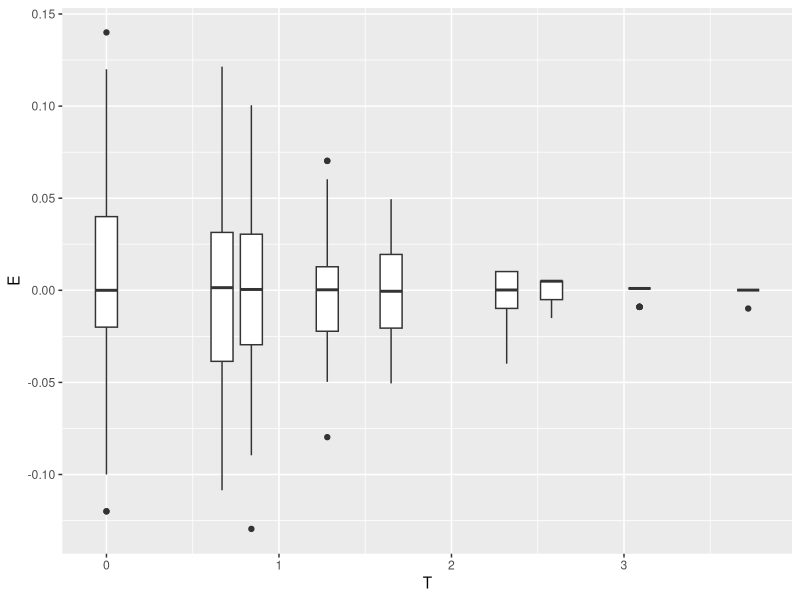
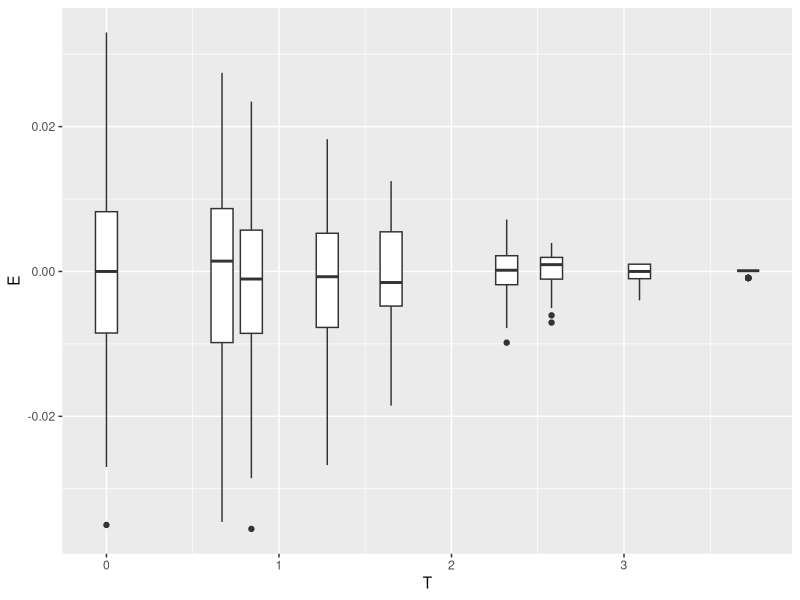
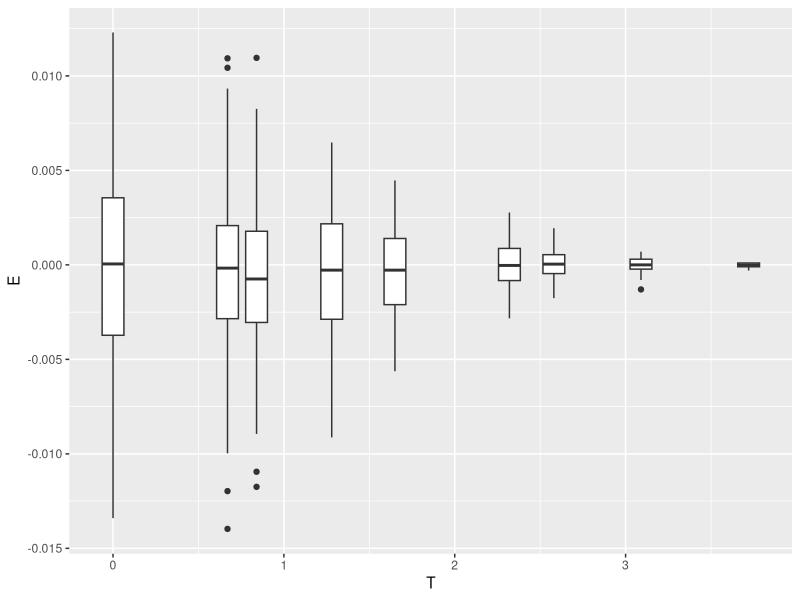

Reproduce these figures in R, in order.
#计算真值
t=c(0,0.67,0.84,1.28,1.65,2.32,2.58,3.09,3.72)
(true=pnorm(t))
#n=100次时
n1=100
(x1=c(0,0,0,0,0,0,0,0,0))
(y1=c(rnorm(n1,mean=0,sd=1)))
for(i in 1:9){
  a=0
  for(j in 1:n1){
    if(y1[j]<=t[i]){a=a+1}
  }
  x1[i]=a/n1
}

#n=1000时
n2=1000
(x2=c(0,0,0,0,0,0,0,0,0))
(y2=c(rnorm(n2,mean=0,sd=1)))
for(i in 1:9){
  b=0
  for(j in 1:n2){
    if(y2[j]<=t[i]){b=b+1}
  }
  x2[i]=b/n2
}

#n=10000时
n3=10000
(x3=c(0,0,0,0,0,0,0,0,0))
(y3=c(rnorm(n3,mean=0,sd=1)))
for(i in 1:9){
  c=0
  for(j in 1:n3){
    if(y3[j]<=t[i]){c=c+1}
  }
  x3[i]=c/n3
}
(table=data.frame(t,true,x1,x2,x3))
#n=100时,重复100次
n=100
(x=matrix(0,100,9))
for (p in 1:100) {
  y=c(rnorm(n,mean=0,sd=1))
  for(i in 1:9){
    a=0
    for(j in 1:n){
      if(y[j]<=t[i]){a=a+1}
    }
    x[p,i]=a/n
  }
}
x
w=c(rep(true[1],100),rep(true[2],100),rep(true[3],100),rep(true[4],100),rep(true[5],100),rep(true[6],100),rep(true[7],100),rep(true[8],100),rep(true[9],100))
m=matrix(w,nrow = 100,ncol = 9,byrow = FALSE)
(e=x-m)
#为了画图,处理数据形式
E=as.vector(e)
T=c(rep(t[1],100),rep(t[2],100),rep(t[3],100),rep(t[4],100),rep(t[5],100),rep(t[6],100),rep(t[7],100),rep(t[8],100),rep(t[9],100))
(df=cbind(E,T))
(df=data.frame(df))#矩阵变为数据框,画图要求
#画图
library(ggplot2)
ggplot(df,aes(T,E,group=T))+geom_boxplot()


#n=1000时,重复100次
n=1000
(x=matrix(0,100,9))
for (p in 1:100) {
  y=c(rnorm(n,mean=0,sd=1))
  for(i in 1:9){
    a=0
    for(j in 1:n){
      if(y[j]<=t[i]){a=a+1}
    }
    x[p,i]=a/n
  }
}
x
w=c(rep(true[1],100),rep(true[2],100),rep(true[3],100),rep(true[4],100),rep(true[5],100),rep(true[6],100),rep(true[7],100),rep(true[8],100),rep(true[9],100))
m=matrix(w,nrow = 100,ncol = 9,byrow = FALSE)
(e=x-m)
#为了画图,处理数据形式
E=as.vector(e)
T=c(rep(t[1],100),rep(t[2],100),rep(t[3],100),rep(t[4],100),rep(t[5],100),rep(t[6],100),rep(t[7],100),rep(t[8],100),rep(t[9],100))
(df=cbind(E,T))
(df=data.frame(df))#矩阵变为数据框,画图要求
#画图
library(ggplot2)
ggplot(df,aes(T,E,group=T))+geom_boxplot()

#n=10000时,重复100次
n=10000
(x=matrix(0,100,9))
for (p in 1:100) {
  y=c(rnorm(n,mean=0,sd=1))
  for(i in 1:9){
    a=0
    for(j in 1:n){
      if(y[j]<=t[i]){a=a+1}
    }
    x[p,i]=a/n
  }
}
x
w=c(rep(true[1],100),rep(true[2],100),rep(true[3],100),rep(true[4],100),rep(true[5],100),rep(true[6],100),rep(true[7],100),rep(true[8],100),rep(true[9],100))
m=matrix(w,nrow = 100,ncol = 9,byrow = FALSE)
(e=x-m)
#为了画图,处理数据形式
E=as.vector(e)
T=c(rep(t[1],100),rep(t[2],100),rep(t[3],100),rep(t[4],100),rep(t[5],100),rep(t[6],100),rep(t[7],100),rep(t[8],100),rep(t[9],100))
(df=cbind(E,T))
(df=data.frame(df))#矩阵变为数据框,画图要求
#画图
library(ggplot2)
ggplot(df,aes(T,E,group=T))+geom_boxplot()
